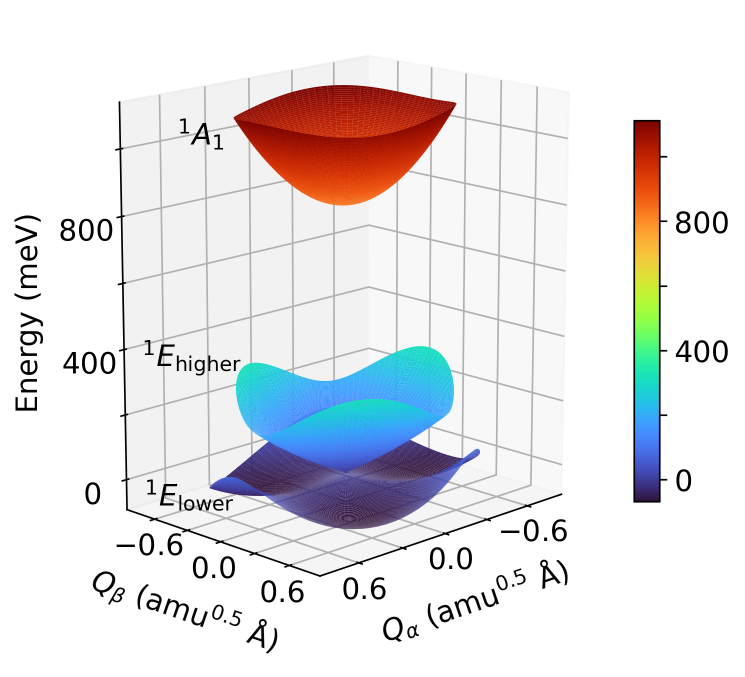
#> input picture 2022/NV_singlet_spectra/Scripts/Plot-Fig-4/pes-3D.png, 1489 x 1353 px (shown at 1/2 size)
$ python Plot-Fig-4.py
#> lines starting #> are read from the running program, lines starting #| are printed output that depends on the picture
#!/usr/bin/env python

import numpy as np
import sys
import matplotlib.pyplot as plt
from mpl_toolkits.axes_grid1.inset_locator import inset_axes
from mpl_toolkits.axes_grid1 import make_axes_locatable
plt.rcParams.update({'font.size': 13.5})
from scipy.optimize import curve_fit
from scipy import constants
from scipy.linalg import eigh
from math import nan
from matplotlib.gridspec import GridSpec
from matplotlib.cbook import get_sample_data
import os
import matplotlib.patches as patches

current_working_directory = os.getcwd()

############
# Function #
############

def pes_numerical_solver(x, y, eph, Ft, F):
    # Note: transform x coordinates from amu^{0.5} Å into unit less
#> called with x = array of shape (201,), y = array of shape (201,), eph = 62.95, Ft = 133.2, F = 62.38
    x = x * 1e-10 * constants.physical_constants['atomic mass constant'][0]**0.5
    t_eph = eph * 1e-3 * constants.eV / constants.hbar
    x = x * np.sqrt(t_eph / constants.hbar)

    y = y * 1e-10 * constants.physical_constants['atomic mass constant'][0]**0.5
    t_eph = eph * 1e-3 * constants.eV / constants.hbar
    y = y * np.sqrt(t_eph / constants.hbar)

    Gt = 0
    G = 0

    elow = np.zeros((x.shape[0], y.shape[0]))
    ehigh = np.zeros((x.shape[0], y.shape[0]))
    a = np.zeros((x.shape[0], y.shape[0]))

    for i in range(x.shape[0]):
        for j in range(y.shape[0]):
            mat = np.array([
                  [
                      Le,
                      Ft * x[i],
                      Ft * y[j]
                  ],
                  [
                      Ft * x[i],
                      F * x[i],
                      - F * y[j]
                  ],
                  [
                      Ft * y[j],
                      - F * y[j],
                      - F * x[i]
                  ]
                  ])

            w, v = eigh(mat)
            elow[i,j] = float(w[0]) + 0.5 * eph * (x[i]**2 + y[j]**2)
            ehigh[i,j] = float(w[1]) + 0.5 * eph * (x[i]**2 + y[j]**2)
            a[i,j] = float(w[2]) + 0.5 * eph * (x[i]**2 + y[j]**2) #- Le

    return elow, ehigh, a

##############
# Parameters #
##############

Le = 821

eph = 62.9506828
Ft = 133.22436286
F = 62.37653058

# here x and y are all unitless
x = np.linspace(0.6, -0.6, 201)
y = np.linspace(-0.6, 0.6, 201)

lb = pes_numerical_solver(x, y, eph, Ft, F)[0]

ref_min = np.min(lb)

ref_shift = abs(ref_min)

#lb = lb - np.min(lb)

for i in range(x.shape[0]):
    for j in range(y.shape[0]):
        if lb[i,j] > 80 + ref_min:
            lb[i,j] = nan


aux = pes_numerical_solver(x, y, eph, Ft, F)


_min = np.min(aux)

aaaa = pes_numerical_solver(x, y, eph, Ft, F)[2]
ref_min = np.min(aaaa)

_max = ref_min + 250


########
# Plot #
########

fig = plt.figure(figsize=(12, 9))
gs = GridSpec(nrows=11, ncols=2, height_ratios=[1, 1, 1, 0.5, 1, 1, 1, 0.5, 1, 1, 1],
                                width_ratios=[1.5, 1],
                                hspace=0.02, wspace=0.5,
                                left=0.05, right=0.9,
                                bottom=0.02, top=0.98)

ax1 = fig.add_subplot(gs[0:3,1])
ax05 = fig.add_subplot(gs[4:7,1])
ax0 = fig.add_subplot(gs[8:,1])

ax10 = fig.add_subplot(gs[0:5,0])

ax30 = fig.add_subplot(gs[5:,0])


##############
# contour 1e #
##############

colors = ['#4285F4', '#DB4437', '#F4B400', '#0F9D58']
labels = ['$^3A_2$', '$^1E$', '$^1E^{\prime}$', '$^1A_1$']
markers = ['s', 'o', '^', 'v']

im = ax0.contour(x, y, lb, 10, colors='white', linestyles='-', linewidths=0.01)
im = ax0.contourf(x, y, lb, 10, cmap="turbo", vmin=_min, vmax=_max)

divider = make_axes_locatable(ax0)
cax = divider.append_axes('right', size='5%', pad=0.1)
cbar = fig.colorbar(im, cax=cax, orientation='vertical', ticks=[-64, -48, -32, -16, 0, 16])
cbar.ax.set_yticklabels(['$-64$', '', '$-32$', '', '$0$', ''])
cbar.set_label('Energy (meV)')

ax0.set_xlabel('$Q_{\\beta}$ (amu$^{0.5}$ Å)', labelpad=5)
ax0.set_ylabel('$Q_{\\alpha}$ (amu$^{0.5}$ Å)')

ax0.set_yticks([-0.6, -0.4, -0.2, 0.0, 0.2, 0.4, 0.6])
ax0.set_yticklabels(['', '$0.4$', '', '$0.0$', '', '$-0.4$', ''])

ax0.set_xticks([-0.4, -0.2, 0.0, 0.2, 0.4, 0.6])
ax0.set_xticklabels(['$-0.4$', '', '$0.0$', '', '$0.4$', ''])

ax0.tick_params(axis='both', direction='in')
ax0.tick_params(which='minor', direction='in')
ax0.xaxis.set_ticks_position('both')
ax0.yaxis.set_ticks_position('both')

ax0.set_aspect('equal')

ax0.text(x=-1.0, y=0.65, s='e', fontsize=15, weight='bold')

###############
# contour 1ep #
###############

lb = pes_numerical_solver(x, y, eph, Ft, F)[1]

ref_min = np.min(lb)

for i in range(x.shape[0]):
    for j in range(y.shape[0]):
        if lb[i,j] > 290:
            lb[i,j] = nan

colors = ['#4285F4', '#DB4437', '#F4B400', '#0F9D58']
labels = ['$^3A_2$', '$^1E$', '$^1E^{\prime}$', '$^1A_1$']
markers = ['s', 'o', '^', 'v']

im = ax05.contour(x, y, lb, 10, colors='white', linestyles='-', linewidths=0.01)
im = ax05.contourf(x, y, lb, 10, cmap="turbo", vmin=_min, vmax=_max)

divider = make_axes_locatable(ax05)
cax = divider.append_axes('right', size='5%', pad=0.1)
cbar = fig.colorbar(im, cax=cax, orientation='vertical',ticks=[0, 60, 120, 180, 240, 300])
cbar.ax.set_yticklabels(['0', '', '120', '', '240', ''])

cbar.set_label('Energy (meV)')

ax05.set_ylabel('$Q_{\\alpha}$ (amu$^{0.5}$ Å)')

ax05.set_yticks([-0.6, -0.4, -0.2, 0.0, 0.2, 0.4, 0.6])
ax05.set_yticklabels(['', '$0.4$', '', '$0.0$', '', '$-0.4$', ''])

ax05.set_xticks([-0.6, -0.4, -0.2, 0.0, 0.2, 0.4, 0.6])
ax05.set_xticklabels([])

ax05.tick_params(axis='both', direction='in')
ax05.tick_params(which='minor', direction='in')
ax05.xaxis.set_ticks_position('both')
ax05.yaxis.set_ticks_position('both')

ax05.set_aspect('equal')

ax05.text(x=-1, y=0.65, s='d', fontsize=15, weight='bold')

###############
# contour 1a1 #
###############

lb = pes_numerical_solver(x, y, eph, Ft, F)[2]

ref_min = np.min(lb)

for i in range(x.shape[0]):
    for j in range(y.shape[0]):
        if lb[i,j] > 250 + ref_min:
            lb[i,j] = nan

colors = ['#4285F4', '#DB4437', '#F4B400', '#0F9D58']
labels = ['$^3A_2$', '$^1E$', '$^1E^{\prime}$', '$^1A_1$']
markers = ['s', 'o', '^', 'v']

im = ax1.contour(x, y, lb, 10, colors='white', linestyles='-', linewidths=0.01)
im = ax1.contourf(x, y, lb, 10, cmap="turbo", vmin=_min, vmax=_max)

divider = make_axes_locatable(ax1)
cax = divider.append_axes('right', size='5%', pad=0.1)
cbar = fig.colorbar(im, cax=cax, orientation='vertical', ticks=[800, 850, 900, 950, 1000, 1050])
cbar.ax.set_yticklabels(['800', '', '900', '', '1000', ''])

cbar.set_label('Energy (meV)')

ax1.set_ylabel('$Q_{\\alpha}$ (amu$^{0.5}$ Å)')

ax1.set_yticks([-0.6, -0.4, -0.2, 0.0, 0.2, 0.4, 0.6])
ax1.set_yticklabels(['', '$0.4$', '', '$0.0$', '', '$-0.4$', ''])

ax1.set_xticks([-0.6, -0.4, -0.2, 0.0, 0.2, 0.4, 0.6])
ax1.set_xticklabels([])

ax1.tick_params(axis='both', direction='in')
ax1.tick_params(which='minor', direction='in')
ax1.xaxis.set_ticks_position('both')
ax1.yaxis.set_ticks_position('both')

ax1.set_aspect('equal')

ax1.text(x=-1, y=0.65, s='c', fontsize=15, weight='bold')

############
# surfaces #
############

ax10.axis('off')
ax10.set_xlim((0,1))
ax10.set_ylim((0,1))
cwd = os.getcwd()
im1 = plt.imread(get_sample_data(current_working_directory + '/pes-3D.png'))
#> im1 is the input picture: shape (1353, 1489, 4) float32; mean R, G, B, A 0.901, 0.896, 0.903, 1
newax = fig.add_axes([-0.02, 0.53, 0.5, 0.5], anchor='NE')
newax.imshow(im1)
newax.axis('off')
ax10.text(x=-0.05, y=1.03, s='a', weight='bold', fontsize=15)

############
# vibronic #
############

# Create a Rectangle patch
rect = patches.Rectangle((0.038, -0.12), 0.96, 1.01, linewidth=1, edgecolor='black', facecolor='none', clip_on=False)

# Add the patch to the Axes
ax30.add_patch(rect)

ax30.axis('off')
ax30.set_xlim((0,1))
ax30.set_ylim((0,1))
cwd = os.getcwd()
im1 = plt.imread(get_sample_data(current_working_directory + '/vibronic-levels.png'))
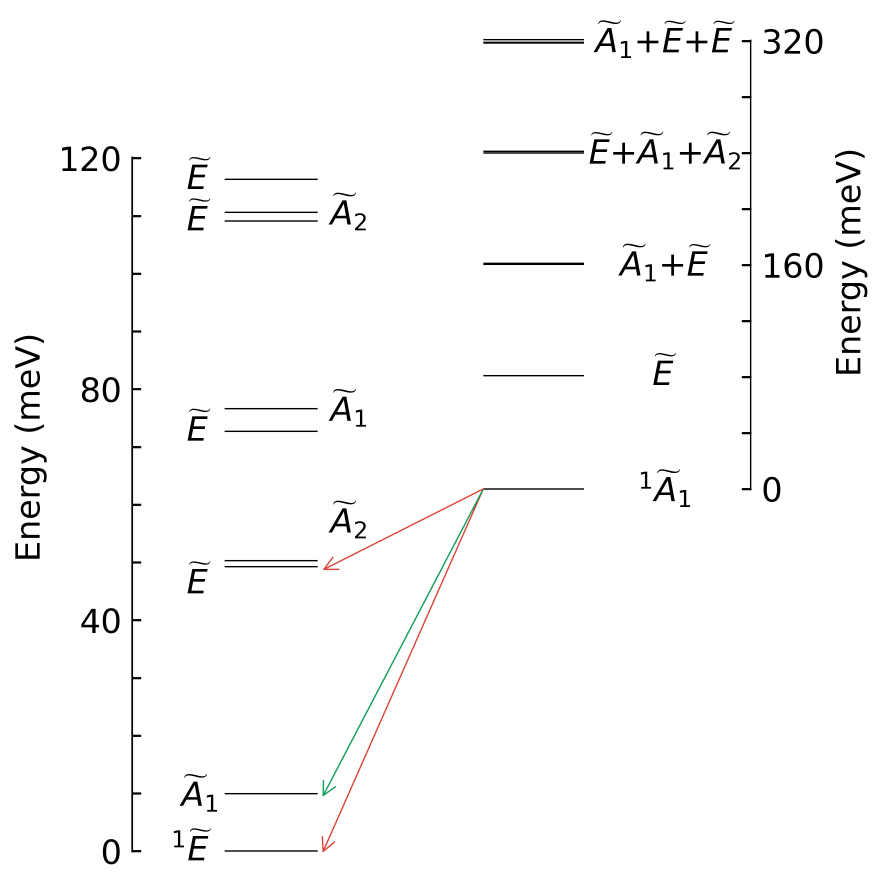
#> input picture 2022/NV_singlet_spectra/Scripts/Plot-Fig-4/vibronic-levels.png, 2640 x 2638 px (shown at 1/3 size)
#> im1 is the input picture: shape (2638, 2640, 4) float32; mean R, G, B, A 0.98, 0.979, 0.979, 1
newax = fig.add_axes([-0.05, -0.03, 0.5, 0.5], anchor='NE')
newax.imshow(im1)
newax.axis('off')
ax30.text(x=-0.05, y=0.9, s='b', weight='bold', fontsize=15)

##
plt.savefig("Fig-4.pdf",bbox_inches = 'tight',dpi=300)
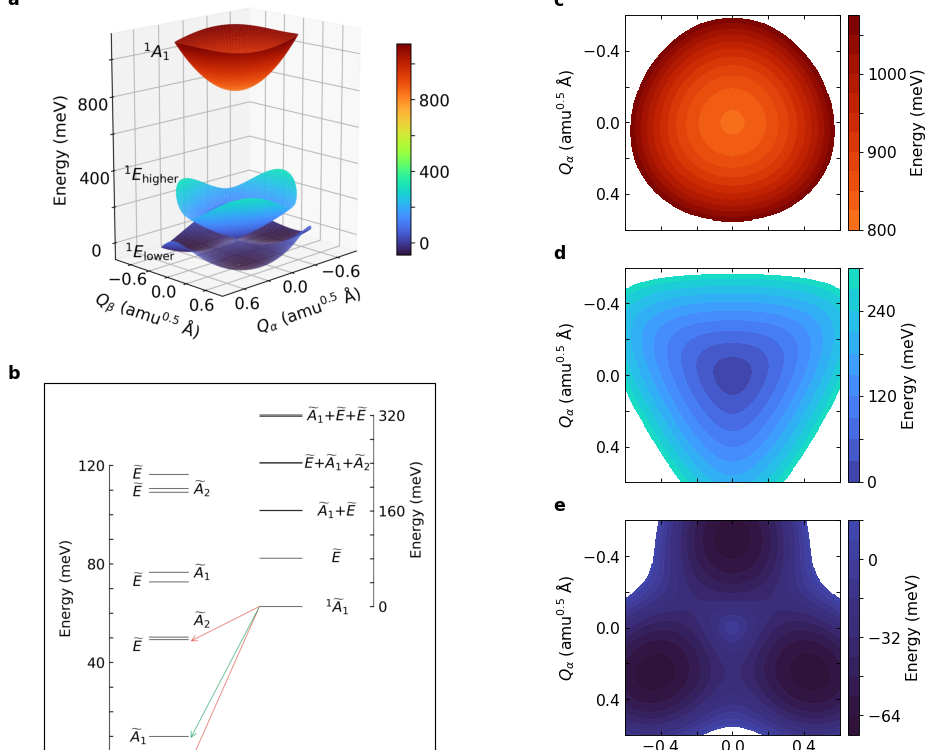
#> figure drawn by matplotlib, 9 panels
plt.show()
